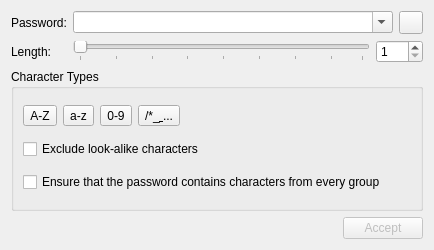
<?xml version="1.0" encoding="UTF-8"?>
<ui version="4.0">
 <class>PasswordGeneratorWidget</class>
 <widget class="QWidget" name="PasswordGeneratorWidget">
  <property name="geometry">
   <rect>
    <x>0</x>
    <y>0</y>
    <width>434</width>
    <height>250</height>
   </rect>
  </property>
  <property name="windowTitle">
   <string/>
  </property>
  <layout class="QVBoxLayout" name="verticalLayout_2">
   <item>
    <layout class="QGridLayout" name="gridLayout">
     <item row="0" column="0">
      <widget class="QLabel" name="labelNewPassword">
     <property name="text">
        <string>Password:</string>
     </property>
    </widget>
   </item>
     <item row="0" column="1">
      <layout class="QHBoxLayout" name="horizontalLayout_2">
       <property name="sizeConstraint">
        <enum>QLayout::SetNoConstraint</enum>
       </property>
   <item>
        <widget class="PasswordComboBox" name="editNewPassword">
         <property name="editable">
          <bool>true</bool>
       </property>
        </widget>
     </item>
     <item>
        <widget class="QToolButton" name="togglePasswordButton">
         <property name="checkable">
          <bool>true</bool>
         </property>
        </widget>
       </item>
      </layout>
     </item>
     <item row="1" column="0">
      <widget class="QLabel" name="labelLength">
         <property name="text">
        <string>Length:</string>
         </property>
        </widget>
       </item>
     <item row="1" column="1">
      <layout class="QHBoxLayout" name="horizontalLayout_4">
       <item>
        <widget class="QSlider" name="sliderLength">
         <property name="minimum">
          <number>1</number>
         </property>
         <property name="maximum">
          <number>64</number>
         </property>
         <property name="orientation">
          <enum>Qt::Horizontal</enum>
         </property>
         <property name="tickPosition">
          <enum>QSlider::TicksBelow</enum>
         </property>
         <property name="tickInterval">
          <number>8</number>
         </property>
        </widget>
       </item>
       <item>
        <widget class="QSpinBox" name="spinBoxLength">
         <property name="minimum">
          <number>1</number>
         </property>
         <property name="maximum">
          <number>999</number>
         </property>
        </widget>
       </item>
      </layout>
     </item>
    </layout>
   </item>
   <item>
    <widget class="QGroupBox" name="groupBox">
     <property name="title">
      <string>Character Types</string>
     </property>
     <layout class="QVBoxLayout" name="verticalLayout">
      <item>
       <layout class="QHBoxLayout" name="horizontalLayout_5">
        <item>
         <widget class="QToolButton" name="checkBoxUpper">
          <property name="toolTip">
           <string>Upper Case Letters</string>
          </property>
     <property name="text">
           <string notr="true">A-Z</string>
     </property>
          <property name="checkable">
           <bool>true</bool>
          </property>
          <attribute name="buttonGroup">
           <string notr="true">optionButtons</string>
          </attribute>
    </widget>
   </item>
   <item>
         <widget class="QToolButton" name="checkBoxLower">
          <property name="toolTip">
           <string>Lower Case Letters</string>
          </property>
     <property name="text">
           <string notr="true">a-z</string>
     </property>
          <property name="checkable">
           <bool>true</bool>
          </property>
          <attribute name="buttonGroup">
           <string notr="true">optionButtons</string>
          </attribute>
    </widget>
   </item>
   <item>
         <widget class="QToolButton" name="checkBoxNumbers">
          <property name="toolTip">
           <string>Numbers</string>
          </property>
       <property name="text">
           <string notr="true">0-9</string>
       </property>
          <property name="checkable">
           <bool>true</bool>
          </property>
          <attribute name="buttonGroup">
           <string notr="true">optionButtons</string>
          </attribute>
      </widget>
     </item>
     <item>
         <widget class="QToolButton" name="checkBoxSpecialChars">
          <property name="toolTip">
           <string>Special Characters</string>
       </property>
          <property name="text">
           <string notr="true">/*_&amp; ...</string>
          </property>
          <property name="checkable">
           <bool>true</bool>
       </property>
          <attribute name="buttonGroup">
           <string notr="true">optionButtons</string>
          </attribute>
      </widget>
     </item>
     <item>
         <spacer name="horizontalSpacer">
       <property name="orientation">
        <enum>Qt::Horizontal</enum>
       </property>
       <property name="sizeHint" stdset="0">
        <size>
         <width>40</width>
         <height>20</height>
        </size>
       </property>
      </spacer>
     </item>
    </layout>
   </item>
   <item>
       <widget class="QCheckBox" name="checkBoxExcludeAlike">
       <property name="text">
         <string>Exclude look-alike characters</string>
       </property>
        <attribute name="buttonGroup">
         <string notr="true">optionButtons</string>
        </attribute>
      </widget>
     </item>
     <item>
       <widget class="QCheckBox" name="checkBoxEnsureEvery">
        <property name="text">
         <string>Ensure that the password contains characters from every group</string>
       </property>
        <attribute name="buttonGroup">
         <string notr="true">optionButtons</string>
        </attribute>
      </widget>
     </item>
     </layout>
      </widget>
     </item>
     <item>
    <layout class="QHBoxLayout" name="horizontalLayout_3">
     <item>
      <spacer name="horizontalSpacer_2">
       <property name="orientation">
        <enum>Qt::Horizontal</enum>
       </property>
       <property name="sizeHint" stdset="0">
        <size>
         <width>40</width>
         <height>20</height>
        </size>
       </property>
      </spacer>
     </item>
     <item>
      <widget class="QPushButton" name="buttonApply">
       <property name="enabled">
        <bool>false</bool>
       </property>
       <property name="text">
        <string>Accept</string>
       </property>
      </widget>
     </item>
    </layout>
   </item>
  </layout>
 </widget>
 <customwidgets>
  <customwidget>
   <class>PasswordComboBox</class>
   <extends>QComboBox</extends>
   <header location="global">gui/PasswordComboBox.h</header>
  </customwidget>
 </customwidgets>
 <tabstops>
  <tabstop>editNewPassword</tabstop>
  <tabstop>togglePasswordButton</tabstop>
  <tabstop>sliderLength</tabstop>
  <tabstop>spinBoxLength</tabstop>
  <tabstop>checkBoxUpper</tabstop>
  <tabstop>checkBoxLower</tabstop>
  <tabstop>checkBoxNumbers</tabstop>
  <tabstop>checkBoxSpecialChars</tabstop>
  <tabstop>checkBoxExcludeAlike</tabstop>
  <tabstop>checkBoxEnsureEvery</tabstop>
  <tabstop>buttonApply</tabstop>
 </tabstops>
 <resources/>
 <connections/>
 <buttongroups>
  <buttongroup name="optionButtons">
   <property name="exclusive">
    <bool>false</bool>
   </property>
  </buttongroup>
 </buttongroups>
</ui>
